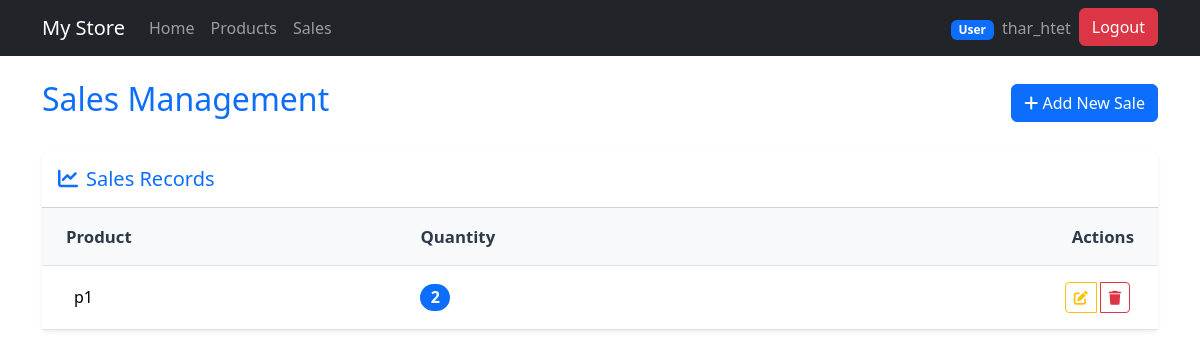
Page /sales/ (signed in) on the earlier database version.
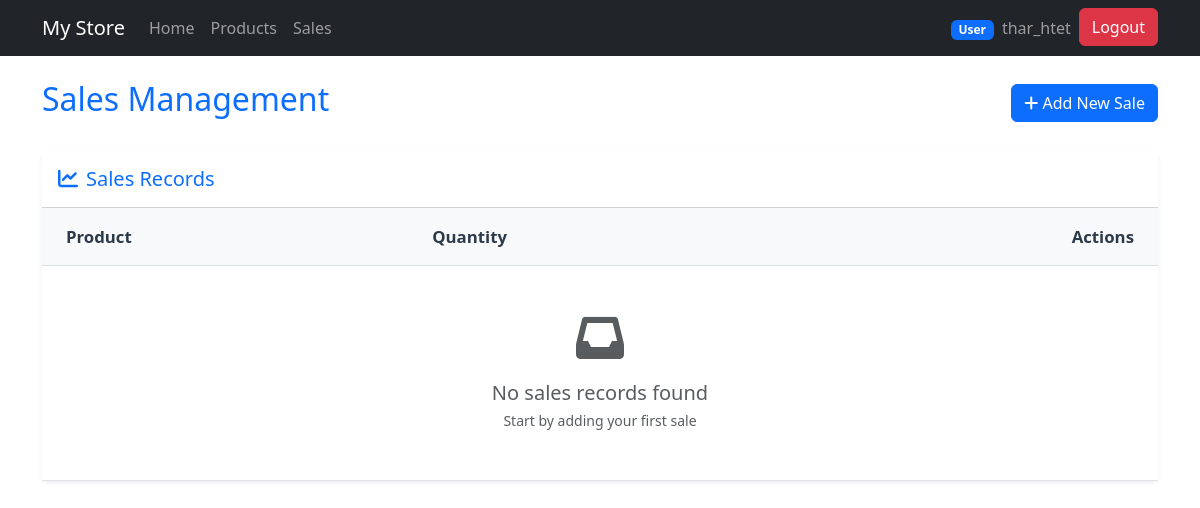
Same page on the later database version.
### core/models.py (models this page shows, shortened)
class Sale(models.Model):
    product = models.ForeignKey(Product, on_delete=models.CASCADE)
    quantity = models.PositiveIntegerField()
    sold_by = models.ForeignKey(User, on_delete=models.CASCADE)

class Product(models.Model):
    name = models.CharField(max_length=100)
    price = models.DecimalField(max_digits=10, decimal_places=2 , validators=[MinValueValidator(0.01)])
    currency = models.CharField(max_length=3, choices=CURRENCY_CHOICES, default='USD')

### core/views.py (the view)
# urls.py: path('sales/', views.sales_view, name='sales'),
@permission_required('core.view_sale', raise_exception=True)
def sales_view(request):
    sales = Sale.objects.all()
    return render(request, 'core/sales.html', {'sales': sales})

### core/templates/core/sales.html (shortened to what this page needs)
{% extends 'core/main.html' %}
{% block content %}
<div class="container mt-4">
    <div class="d-flex justify-content-between align-items-center mb-4">
        <h1 class="h2 text-primary">Sales Management</h1>
        <a href="#" class="btn btn-primary">
            <i class="fas fa-plus"></i> Add New Sale
        </a>
    </div>
    <div class="card shadow-sm border-0">
        <div class="card-header bg-white py-3">
            <h5 class="card-title mb-0 text-primary">
                <i class="fas fa-chart-line me-2"></i>Sales Records
            </h5>
        </div>
        <div class="card-body p-0">
            <div class="table-responsive">
                <table class="table sales-table table-hover align-middle mb-0">
                    <thead>
                        <tr>
                            <th class="ps-4">Product</th>
                            <th>Quantity</th>
                            <th class="text-end pe-4">Actions</th>
                        </tr>
                    </thead>
                    <tbody>
                        {% for sale in sales %}
                        <tr>
                            <td class="ps-4">
                                <div class="d-flex align-items-center">
                                    <div class="ms-2">
                                        <h6 class="mb-0">{{ sale.product.name }}</h6>
                                    </div>
                                </div>
                            </td>
                            <td>
                                <span class="badge bg-primary rounded-pill fs-6">{{ sale.quantity }}</span>
                            </td>
                            <td class="text-end pe-4">
                                <div class="btn-group">
                                    <a href="#" class="btn btn-sm btn-outline-warning action-btn" title="Edit">
                                        <i class="fas fa-edit"></i>
                                    </a>
                                    <a href="#"
                                       class="btn btn-sm btn-outline-danger action-btn" title="Delete"
                                       onclick="return confirm('Are you sure you want to delete this sale?')">
                                        <i class="fas fa-trash"></i>
                                    </a>
                                </div>
                            </td>
                        </tr>
                        {% empty %}
                        <tr>
                            <td colspan="3" class="text-center py-5">
                                <div class="text-muted">
                                    <i class="fas fa-inbox fa-3x mb-3"></i>
                                    <p class="mb-0 fs-5">No sales records found</p>
                                    <small class="text-muted">Start by adding your first sale</small>
                                </div>
                            </td>
                        </tr>
                        {% endfor %}
                    </tbody>
                </table>
            </div>
        </div>
    </div>
</div>
{% endblock %}

Differences in the rows shown:
removed Sale: product.name "p1", quantity "2"
Other differences:
text now shown: "No sales records found Start by adding your first sale"
